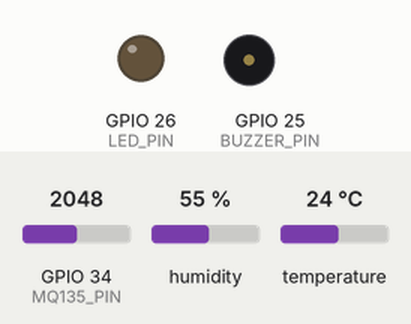
This sketch was run on a simulated ESP32. On the bench: output pins drawn as LEDs (lit = HIGH), buzzer (waves = sounding, pin HIGH). The inputs (shaded band) are chosen by the test bench; at power-on: GPIO 34 (MQ135_PIN) = 2048, humidity 55 %, temperature 24 °C. WiFi joins after 1.5 s; servers stay silent unless stated; uploads are accepted with an empty reply; what the sketch prints to the serial monitor is not drawn.

Above: at 2.9 s.
3.0 s: GPIO 34 (MQ135_PIN) set to 1723
At 6.4 s:
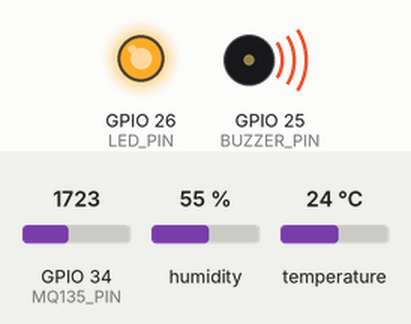
15.0 s: GPIO 34 (MQ135_PIN) set to 1600
At 15.8 s:
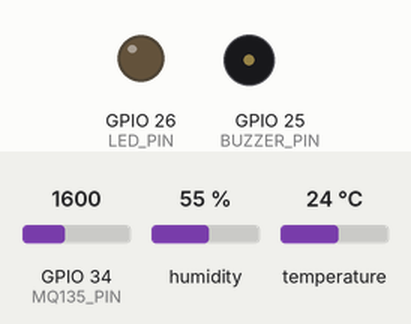
Timing chart, 0 to 18.0 s (numbered marks = the images above; inputs shaded):
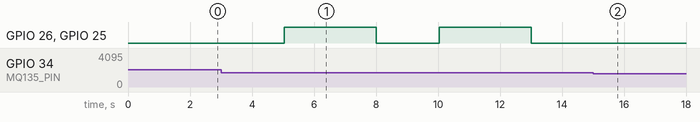

The sketch:

AirGuard_ESP32.ino
```cpp
#include <Arduino.h>
#include <WiFi.h>
#include <HTTPClient.h>
#include <DHT.h>

// ---------- PINS ----------
#define DHT_PIN       4
#define DHT_TYPE      DHT11

#define MQ135_PIN     34

#define LED_PIN       26
#define BUZZER_PIN    25

// ---------- SETTINGS ----------
#define AQI_HIGH_THRESHOLD 150

const unsigned long SENSOR_INTERVAL = 5000;
const unsigned long ALARM_DURATION = 3000;

DHT dht(DHT_PIN, DHT_TYPE);

unsigned long lastSensorRead = 0;
bool alarmActive = false;
unsigned long alarmStartTime = 0;


// =================================================
// WIFI & DEVICE CREDENTIALS
// =================================================
// Credentials are separated into "secrets.h" (ignored by Git).
// Copy "secrets.h.example" to "secrets.h" to define your credentials.

#if __has_include("secrets.h")
#include "secrets.h"
#else
#warning "secrets.h not found. Using fallback placeholder credentials. Please copy secrets.h.example to secrets.h."
#define WIFI_SSID "YOUR_WIFI_SSID"
#define WIFI_PASSWORD "YOUR_WIFI_PASSWORD"
#define DEVICE_API_KEY "YOUR_DEVICE_API_KEY"
#endif


// =================================================
// AIRGUARD BACKEND
// =================================================

const char* HEALTH_URL =
  "http://60.70.1.214:5001/health";

const char* SENSOR_URL =
  "http://60.70.1.214:5001/api/sensor-data";

const char* DEVICE_ID = "AG-001";


// =================================================
// CONNECT WIFI
// =================================================

void connectWiFi()
{
  Serial.println();
  Serial.println("Connecting to WiFi...");

  WiFi.mode(WIFI_STA);
  WiFi.begin(WIFI_SSID, WIFI_PASSWORD);

  int attempts = 0;

  while (WiFi.status() != WL_CONNECTED && attempts < 30)
  {
    delay(500);
    Serial.print(".");
    attempts++;
  }

  Serial.println();

  if (WiFi.status() == WL_CONNECTED)
  {
    Serial.println("WiFi CONNECTED");

    Serial.print("ESP32 IP: ");
    Serial.println(WiFi.localIP());
  }
  else
  {
    Serial.println("WiFi connection FAILED");
  }
}


// =================================================
// BACKEND HEALTH CHECK
// =================================================

void checkBackendHealth()
{
  if (WiFi.status() != WL_CONNECTED)
  {
    Serial.println("WiFi not connected.");
    return;
  }

  HTTPClient http;

  http.begin(HEALTH_URL);

  int httpCode = http.GET();

  Serial.print("Health HTTP: ");
  Serial.println(httpCode);

  if (httpCode > 0)
  {
    String response = http.getString();

    Serial.println("Health Response:");
    Serial.println(response);
  }
  else
  {
    Serial.print("Health Error: ");
    Serial.println(http.errorToString(httpCode));
  }

  http.end();
}


// =================================================
// READ MQ135
// =================================================

int readMQ135()
{
  return analogRead(MQ135_PIN);
}


// =================================================
// CONVERT MQ135 RAW TO DEMO AIR QUALITY SCORE
// =================================================

int calculateAQI(int raw)
{
  /*
     This is NOT official AQI.
     It is a demo/proxy score based on MQ135.
  */

  int aqi = map(raw, 300, 3000, 0, 300);

  if (aqi < 0)
    aqi = 0;

  if (aqi > 300)
    aqi = 300;

  return aqi;
}


// =================================================
// SEND REAL SENSOR DATA TO AIRGUARD BACKEND
// =================================================

void sendTelemetry(
  float temperature,
  float humidity,
  int mqRaw,
  float sensorVoltage,
  int aqi
)
{
  if (WiFi.status() != WL_CONNECTED)
  {
    Serial.println("WiFi disconnected.");
    Serial.println("Reconnecting...");

    connectWiFi();

    if (WiFi.status() != WL_CONNECTED)
    {
      Serial.println("Telemetry skipped.");
      return;
    }
  }

  HTTPClient http;

  http.begin(SENSOR_URL);

  // ---------- HEADERS ----------

  http.addHeader(
    "Content-Type",
    "application/json"
  );

  http.addHeader(
    "X-Device-Key",
    DEVICE_API_KEY
  );


  // =================================================
  // RISK MAPPING
  // =================================================

  /*
     Hardware code uses:
       SAFE
       HIGH

     Backend accepts:
       SAFE
       DANGER

     Therefore:
       HIGH -> DANGER
  */

  String riskLevel;

  if (aqi >= AQI_HIGH_THRESHOLD)
  {
    riskLevel = "DANGER";
  }
  else
  {
    riskLevel = "SAFE";
  }


  // =================================================
  // FINAL BACKEND PAYLOAD
  // =================================================

  String json = "{";

  json += "\"device_id\":\"";
  json += DEVICE_ID;
  json += "\",";

  json += "\"temp\":";
  json += String(temperature, 2);
  json += ",";

  json += "\"humidity\":";
  json += String(humidity, 2);
  json += ",";

  json += "\"mq135_raw\":";
  json += String(mqRaw);
  json += ",";

  json += "\"sensor_voltage\":";
  json += String(sensorVoltage, 2);
  json += ",";

  json += "\"air_quality_score\":";
  json += String(aqi);
  json += ",";

  json += "\"risk_level\":\"";
  json += riskLevel;
  json += "\"";

  json += "}";


  // =================================================
  // SEND
  // =================================================

  Serial.println();
  Serial.println("Sending telemetry to AirGuard...");
  Serial.println("Payload:");
  Serial.println(json);

  int httpCode = http.POST(json);

  Serial.print("HTTP Status: ");
  Serial.println(httpCode);


  // =================================================
  // BACKEND RESPONSE
  // =================================================

  if (httpCode > 0)
  {
    String response = http.getString();

    Serial.println("Backend Response:");
    Serial.println(response);

    if (httpCode == 201)
    {
      Serial.println("================================");
      Serial.println("      TELEMETRY SUCCESS");
      Serial.println("================================");
    }
    else
    {
      Serial.println("Telemetry received unexpected status.");
    }
  }
  else
  {
    Serial.print("HTTP Error: ");
    Serial.println(http.errorToString(httpCode));
  }

  http.end();
}


// =================================================
// SETUP
// =================================================

void setup()
{
  Serial.begin(115200);

  dht.begin();

  pinMode(MQ135_PIN, INPUT);

  pinMode(LED_PIN, OUTPUT);
  pinMode(BUZZER_PIN, OUTPUT);

  digitalWrite(LED_PIN, LOW);
  digitalWrite(BUZZER_PIN, LOW);

  analogSetPinAttenuation(MQ135_PIN, ADC_11db);

  Serial.println();
  Serial.println("================================");
  Serial.println("      AIRGUARD SYSTEM");
  Serial.println("================================");
  Serial.println("MQ135 + DHT11");
  Serial.println("Sharp Disabled");
  Serial.println("================================");


  // =================================================
  // WIFI
  // =================================================

  connectWiFi();


  // =================================================
  // BACKEND HEALTH CHECK
  // =================================================

  if (WiFi.status() == WL_CONNECTED)
  {
    checkBackendHealth();
  }


  Serial.println();
  Serial.println("System Ready.");
  Serial.println("================================");
}


// =================================================
// LOOP
// =================================================

void loop()
{
  unsigned long now = millis();

  if (now - lastSensorRead >= SENSOR_INTERVAL)
  {
    lastSensorRead = now;

    // ---------- DHT11 ----------
    float temperature = dht.readTemperature();
    float humidity = dht.readHumidity();

    // ---------- MQ135 ----------
    int mqRaw = readMQ135();

    // ADC voltage
    float adcVoltage = (mqRaw / 4095.0) * 3.3;

    // Your current divider is assumed to be 10k + 10k
    float sensorVoltage = adcVoltage * 2.0;

    // ---------- AQI PROXY ----------
    int aqi = calculateAQI(mqRaw);

    Serial.println();
    Serial.println("--------------------------------");

    Serial.print("Temperature : ");
    Serial.print(temperature);
    Serial.println(" °C");

    Serial.print("Humidity    : ");
    Serial.print(humidity);
    Serial.println(" %");

    Serial.print("MQ135 Raw   : ");
    Serial.println(mqRaw);

    Serial.print("Sensor Volt : ");
    Serial.print(sensorVoltage, 2);
    Serial.println(" V");

    Serial.print("AQI*        : ");
    Serial.println(aqi);


    // =================================================
    // HIGH AQI → LED + BUZZER
    // =================================================

    if (aqi >= AQI_HIGH_THRESHOLD)
    {
      Serial.println("Risk        : HIGH");

      if (!alarmActive)
      {
        alarmActive = true;
        alarmStartTime = now;

        digitalWrite(LED_PIN, HIGH);
        digitalWrite(BUZZER_PIN, HIGH);

        Serial.println("⚠️ ALARM ON");
      }
    }
    else
    {
      Serial.println("Risk        : SAFE");

      digitalWrite(LED_PIN, LOW);
      digitalWrite(BUZZER_PIN, LOW);

      alarmActive = false;
    }


    // =================================================
    // SEND TO AIRGUARD BACKEND
    // =================================================

    if (!isnan(temperature) && !isnan(humidity))
    {
      sendTelemetry(
        temperature,
        humidity,
        mqRaw,
        sensorVoltage,
        aqi
      );
    }
    else
    {
      Serial.println("DHT11 invalid reading.");
      Serial.println("Telemetry skipped.");
    }
  }


  // ---------- TURN OFF ALARM AFTER 3 SEC ----------

  if (alarmActive &&
      now - alarmStartTime >= ALARM_DURATION)
  {
    digitalWrite(LED_PIN, LOW);
    digitalWrite(BUZZER_PIN, LOW);

    alarmActive = false;

    Serial.println("Alarm OFF");
  }
}
```

Measured:
- the behaviour switches between 1650 and 1649 on GPIO 34 (MQ135_PIN) (found by bisection; images 1 and 2)
- after the input at 15.0 s, GPIO 26 (LED_PIN), GPIO 25 (BUZZER_PIN): stops changing and stays LOW
- by itself, GPIO 26 (LED_PIN), GPIO 25 (BUZZER_PIN): alternates HIGH for 3.0 s and LOW for 2.0 s
